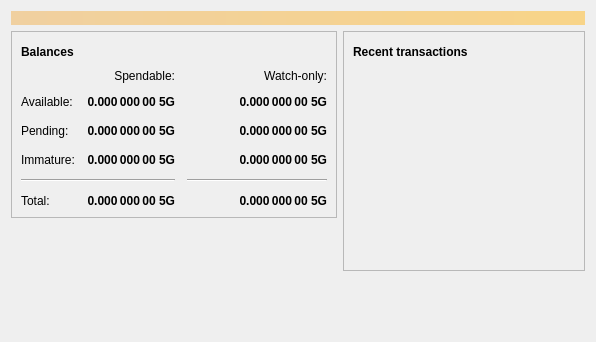
<?xml version="1.0" encoding="UTF-8"?>
<ui version="4.0">
 <class>OverviewPage</class>
 <widget class="QWidget" name="OverviewPage">
  <property name="geometry">
   <rect>
    <x>0</x>
    <y>0</y>
    <width>596</width>
    <height>342</height>
   </rect>
  </property>
  <property name="windowTitle">
   <string>Form</string>
  </property>
  <layout class="QVBoxLayout" name="topLayout">
   <item>
    <widget class="QLabel" name="labelAlerts">
     <property name="visible">
      <bool>false</bool>
     </property>
     <property name="styleSheet">
      <string notr="true">QLabel { background-color: qlineargradient(x1: 0, y1: 0, x2: 1, y2: 0, stop:0 #F0D0A0, stop:1 #F8D488); color:#000000; }</string>
     </property>
     <property name="wordWrap">
      <bool>true</bool>
     </property>
     <property name="margin">
      <number>3</number>
     </property>
     <property name="textInteractionFlags">
      <set>Qt::TextSelectableByMouse</set>
     </property>
    </widget>
   </item>
   <item>
    <layout class="QHBoxLayout" name="horizontalLayout" stretch="1,1">
     <item>
      <layout class="QVBoxLayout" name="verticalLayout_2">
       <item>
        <widget class="QFrame" name="frame">
         <property name="frameShape">
          <enum>QFrame::StyledPanel</enum>
         </property>
         <property name="frameShadow">
          <enum>QFrame::Raised</enum>
         </property>
         <layout class="QVBoxLayout" name="verticalLayout_4">
          <item>
           <layout class="QHBoxLayout" name="horizontalLayout_4">
            <item>
             <widget class="QLabel" name="label_5">
              <property name="font">
               <font>
                <weight>75</weight>
                <bold>true</bold>
               </font>
              </property>
              <property name="text">
               <string>Balances</string>
              </property>
             </widget>
            </item>
            <item>
             <widget class="QPushButton" name="labelWalletStatus">
              <property name="enabled">
               <bool>true</bool>
              </property>
              <property name="maximumSize">
               <size>
                <width>30</width>
                <height>16777215</height>
               </size>
              </property>
              <property name="toolTip">
               <string>The displayed information may be out of date. Your wallet automatically synchronizes with the 5G network after a connection is established, but this process has not completed yet.</string>
              </property>
              <property name="text">
               <string/>
              </property>
              <property name="icon">
               <iconset resource="../5g.qrc">
                <normaloff>:/icons/warning</normaloff>
                <disabledoff>:/icons/warning</disabledoff>:/icons/warning</iconset>
              </property>
              <property name="iconSize">
               <size>
                <width>24</width>
                <height>24</height>
               </size>
              </property>
              <property name="flat">
               <bool>true</bool>
              </property>
             </widget>
            </item>
            <item>
             <spacer name="horizontalSpacer_3">
              <property name="orientation">
               <enum>Qt::Horizontal</enum>
              </property>
              <property name="sizeHint" stdset="0">
               <size>
                <width>40</width>
                <height>20</height>
               </size>
              </property>
             </spacer>
            </item>
           </layout>
          </item>
          <item>
           <layout class="QGridLayout" name="gridLayout">
            <property name="spacing">
             <number>12</number>
            </property>
            <item row="2" column="2">
             <widget class="QLabel" name="labelWatchPending">
              <property name="font">
               <font>
                <weight>75</weight>
                <bold>true</bold>
               </font>
              </property>
              <property name="cursor">
               <cursorShape>IBeamCursor</cursorShape>
              </property>
              <property name="toolTip">
               <string>Unconfirmed transactions to watch-only addresses</string>
              </property>
              <property name="text">
               <string notr="true">0.000 000 00 5G</string>
              </property>
              <property name="alignment">
               <set>Qt::AlignRight|Qt::AlignTrailing|Qt::AlignVCenter</set>
              </property>
              <property name="textInteractionFlags">
               <set>Qt::LinksAccessibleByMouse|Qt::TextSelectableByKeyboard|Qt::TextSelectableByMouse</set>
              </property>
             </widget>
            </item>
            <item row="2" column="1">
             <widget class="QLabel" name="labelUnconfirmed">
              <property name="font">
               <font>
                <weight>75</weight>
                <bold>true</bold>
               </font>
              </property>
              <property name="cursor">
               <cursorShape>IBeamCursor</cursorShape>
              </property>
              <property name="toolTip">
               <string>Total of transactions that have yet to be confirmed, and do not yet count toward the spendable balance</string>
              </property>
              <property name="text">
               <string notr="true">0.000 000 00 5G</string>
              </property>
              <property name="alignment">
               <set>Qt::AlignRight|Qt::AlignTrailing|Qt::AlignVCenter</set>
              </property>
              <property name="textInteractionFlags">
               <set>Qt::LinksAccessibleByMouse|Qt::TextSelectableByKeyboard|Qt::TextSelectableByMouse</set>
              </property>
             </widget>
            </item>
            <item row="3" column="2">
             <widget class="QLabel" name="labelWatchImmature">
              <property name="font">
               <font>
                <weight>75</weight>
                <bold>true</bold>
               </font>
              </property>
              <property name="cursor">
               <cursorShape>IBeamCursor</cursorShape>
              </property>
              <property name="toolTip">
               <string>Mined balance in watch-only addresses that has not yet matured</string>
              </property>
              <property name="text">
               <string notr="true">0.000 000 00 5G</string>
              </property>
              <property name="alignment">
               <set>Qt::AlignRight|Qt::AlignTrailing|Qt::AlignVCenter</set>
              </property>
              <property name="textInteractionFlags">
               <set>Qt::LinksAccessibleByMouse|Qt::TextSelectableByKeyboard|Qt::TextSelectableByMouse</set>
              </property>
             </widget>
            </item>
            <item row="4" column="0" colspan="2">
             <widget class="Line" name="line">
              <property name="orientation">
               <enum>Qt::Horizontal</enum>
              </property>
             </widget>
            </item>
            <item row="4" column="2">
             <widget class="Line" name="lineWatchBalance">
              <property name="sizePolicy">
               <sizepolicy hsizetype="Preferred" vsizetype="Fixed">
                <horstretch>0</horstretch>
                <verstretch>0</verstretch>
               </sizepolicy>
              </property>
              <property name="minimumSize">
               <size>
                <width>140</width>
                <height>0</height>
               </size>
              </property>
              <property name="orientation">
               <enum>Qt::Horizontal</enum>
              </property>
             </widget>
            </item>
            <item row="5" column="0">
             <widget class="QLabel" name="labelTotalText">
              <property name="text">
               <string>Total:</string>
              </property>
             </widget>
            </item>
            <item row="3" column="1">
             <widget class="QLabel" name="labelImmature">
              <property name="font">
               <font>
                <weight>75</weight>
                <bold>true</bold>
               </font>
              </property>
              <property name="cursor">
               <cursorShape>IBeamCursor</cursorShape>
              </property>
              <property name="toolTip">
               <string>Mined balance that has not yet matured</string>
              </property>
              <property name="text">
               <string notr="true">0.000 000 00 5G</string>
              </property>
              <property name="alignment">
               <set>Qt::AlignRight|Qt::AlignTrailing|Qt::AlignVCenter</set>
              </property>
              <property name="textInteractionFlags">
               <set>Qt::LinksAccessibleByMouse|Qt::TextSelectableByKeyboard|Qt::TextSelectableByMouse</set>
              </property>
             </widget>
            </item>
            <item row="2" column="3">
             <spacer name="horizontalSpacer_2">
              <property name="orientation">
               <enum>Qt::Horizontal</enum>
              </property>
              <property name="sizeHint" stdset="0">
               <size>
                <width>40</width>
                <height>20</height>
               </size>
              </property>
             </spacer>
            </item>
            <item row="3" column="0">
             <widget class="QLabel" name="labelImmatureText">
              <property name="text">
               <string>Immature:</string>
              </property>
             </widget>
            </item>
            <item row="5" column="1">
             <widget class="QLabel" name="labelTotal">
              <property name="font">
               <font>
                <weight>75</weight>
                <bold>true</bold>
               </font>
              </property>
              <property name="cursor">
               <cursorShape>IBeamCursor</cursorShape>
              </property>
              <property name="toolTip">
               <string>Your current total balance</string>
              </property>
              <property name="text">
               <string notr="true">0.000 000 00 5G</string>
              </property>
              <property name="alignment">
               <set>Qt::AlignRight|Qt::AlignTrailing|Qt::AlignVCenter</set>
              </property>
              <property name="textInteractionFlags">
               <set>Qt::LinksAccessibleByMouse|Qt::TextSelectableByKeyboard|Qt::TextSelectableByMouse</set>
              </property>
             </widget>
            </item>
            <item row="5" column="2">
             <widget class="QLabel" name="labelWatchTotal">
              <property name="font">
               <font>
                <weight>75</weight>
                <bold>true</bold>
               </font>
              </property>
              <property name="cursor">
               <cursorShape>IBeamCursor</cursorShape>
              </property>
              <property name="toolTip">
               <string>Current total balance in watch-only addresses</string>
              </property>
              <property name="text">
               <string notr="true">0.000 000 00 5G</string>
              </property>
              <property name="alignment">
               <set>Qt::AlignRight|Qt::AlignTrailing|Qt::AlignVCenter</set>
              </property>
              <property name="textInteractionFlags">
               <set>Qt::LinksAccessibleByMouse|Qt::TextSelectableByKeyboard|Qt::TextSelectableByMouse</set>
              </property>
             </widget>
            </item>
            <item row="0" column="2">
             <widget class="QLabel" name="labelWatchonly">
              <property name="text">
               <string>Watch-only:</string>
              </property>
              <property name="alignment">
               <set>Qt::AlignRight|Qt::AlignTrailing|Qt::AlignVCenter</set>
              </property>
             </widget>
            </item>
            <item row="1" column="0">
             <widget class="QLabel" name="labelBalanceText">
              <property name="text">
               <string>Available:</string>
              </property>
             </widget>
            </item>
            <item row="1" column="1">
             <widget class="QLabel" name="labelBalance">
              <property name="font">
               <font>
                <weight>75</weight>
                <bold>true</bold>
               </font>
              </property>
              <property name="cursor">
               <cursorShape>IBeamCursor</cursorShape>
              </property>
              <property name="toolTip">
               <string>Your current spendable balance</string>
              </property>
              <property name="text">
               <string notr="true">0.000 000 00 5G</string>
              </property>
              <property name="alignment">
               <set>Qt::AlignRight|Qt::AlignTrailing|Qt::AlignVCenter</set>
              </property>
              <property name="textInteractionFlags">
               <set>Qt::LinksAccessibleByMouse|Qt::TextSelectableByKeyboard|Qt::TextSelectableByMouse</set>
              </property>
             </widget>
            </item>
            <item row="1" column="2">
             <widget class="QLabel" name="labelWatchAvailable">
              <property name="font">
               <font>
                <weight>75</weight>
                <bold>true</bold>
               </font>
              </property>
              <property name="cursor">
               <cursorShape>IBeamCursor</cursorShape>
              </property>
              <property name="toolTip">
               <string>Your current balance in watch-only addresses</string>
              </property>
              <property name="text">
               <string notr="true">0.000 000 00 5G</string>
              </property>
              <property name="alignment">
               <set>Qt::AlignRight|Qt::AlignTrailing|Qt::AlignVCenter</set>
              </property>
              <property name="textInteractionFlags">
               <set>Qt::LinksAccessibleByMouse|Qt::TextSelectableByKeyboard|Qt::TextSelectableByMouse</set>
              </property>
             </widget>
            </item>
            <item row="2" column="0">
             <widget class="QLabel" name="labelPendingText">
              <property name="text">
               <string>Pending:</string>
              </property>
             </widget>
            </item>
            <item row="0" column="1">
             <widget class="QLabel" name="labelSpendable">
              <property name="text">
               <string>Spendable:</string>
              </property>
              <property name="alignment">
               <set>Qt::AlignRight|Qt::AlignTrailing|Qt::AlignVCenter</set>
              </property>
             </widget>
            </item>
           </layout>
          </item>
         </layout>
        </widget>
       </item>
       <item>
        <spacer name="verticalSpacer">
         <property name="orientation">
          <enum>Qt::Vertical</enum>
         </property>
         <property name="sizeHint" stdset="0">
          <size>
           <width>20</width>
           <height>40</height>
          </size>
         </property>
        </spacer>
       </item>
      </layout>
     </item>
     <item>
      <layout class="QVBoxLayout" name="verticalLayout_3">
       <item>
        <widget class="QFrame" name="frame_2">
         <property name="frameShape">
          <enum>QFrame::StyledPanel</enum>
         </property>
         <property name="frameShadow">
          <enum>QFrame::Raised</enum>
         </property>
         <layout class="QVBoxLayout" name="verticalLayout">
          <item>
           <layout class="QHBoxLayout" name="horizontalLayout_2">
            <item>
             <widget class="QLabel" name="label_4">
              <property name="font">
               <font>
                <weight>75</weight>
                <bold>true</bold>
               </font>
              </property>
              <property name="text">
               <string>Recent transactions</string>
              </property>
             </widget>
            </item>
            <item>
             <widget class="QPushButton" name="labelTransactionsStatus">
              <property name="enabled">
               <bool>true</bool>
              </property>
              <property name="maximumSize">
               <size>
                <width>30</width>
                <height>16777215</height>
               </size>
              </property>
              <property name="toolTip">
               <string>The displayed information may be out of date. Your wallet automatically synchronizes with the 5G network after a connection is established, but this process has not completed yet.</string>
              </property>
              <property name="text">
               <string/>
              </property>
              <property name="icon">
               <iconset resource="../5g.qrc">
                <normaloff>:/icons/warning</normaloff>
                <disabledoff>:/icons/warning</disabledoff>:/icons/warning</iconset>
              </property>
              <property name="iconSize">
               <size>
                <width>24</width>
                <height>24</height>
               </size>
              </property>
              <property name="flat">
               <bool>true</bool>
              </property>
             </widget>
            </item>
            <item>
             <spacer name="horizontalSpacer">
              <property name="orientation">
               <enum>Qt::Horizontal</enum>
              </property>
              <property name="sizeHint" stdset="0">
               <size>
                <width>40</width>
                <height>20</height>
               </size>
              </property>
             </spacer>
            </item>
           </layout>
          </item>
          <item>
           <widget class="QListView" name="listTransactions">
            <property name="styleSheet">
             <string notr="true">QListView { background: transparent; }</string>
            </property>
            <property name="frameShape">
             <enum>QFrame::NoFrame</enum>
            </property>
            <property name="verticalScrollBarPolicy">
             <enum>Qt::ScrollBarAlwaysOff</enum>
            </property>
            <property name="horizontalScrollBarPolicy">
             <enum>Qt::ScrollBarAlwaysOff</enum>
            </property>
            <property name="selectionMode">
             <enum>QAbstractItemView::NoSelection</enum>
            </property>
           </widget>
          </item>
         </layout>
        </widget>
       </item>
       <item>
        <spacer name="verticalSpacer_2">
         <property name="orientation">
          <enum>Qt::Vertical</enum>
         </property>
         <property name="sizeHint" stdset="0">
          <size>
           <width>20</width>
           <height>40</height>
          </size>
         </property>
        </spacer>
       </item>
      </layout>
     </item>
    </layout>
   </item>
  </layout>
 </widget>
 <resources/>
 <connections/>
</ui>
